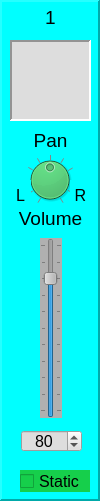
    <widget class="QFrame" name="frame_MidiMixer_Chan_1">
     <property name="geometry">
      <rect>
       <x>10</x>
       <y>10</y>
       <width>100</width>
       <height>501</height>
      </rect>
     </property>
     <property name="styleSheet">
      <string notr="true">background-color: rgb(0, 255, 255);</string>
     </property>
     <property name="frameShape">
      <enum>QFrame::Panel</enum>
     </property>
     <property name="frameShadow">
      <enum>QFrame::Raised</enum>
     </property>
     <property name="lineWidth">
      <number>2</number>
     </property>
     <property name="midLineWidth">
      <number>2</number>
     </property>
     <widget class="QSlider" name="verticalSlider_MidiMixerChanVol_1">
      <property name="geometry">
       <rect>
        <x>40</x>
        <y>238</y>
        <width>22</width>
        <height>180</height>
       </rect>
      </property>
      <property name="styleSheet">
       <string notr="true">background-color: rgb(176, 176, 176);</string>
      </property>
      <property name="maximum">
       <number>100</number>
      </property>
      <property name="value">
       <number>80</number>
      </property>
      <property name="orientation">
       <enum>Qt::Vertical</enum>
      </property>
      <property name="tickPosition">
       <enum>QSlider::TicksBothSides</enum>
      </property>
      <property name="tickInterval">
       <number>10</number>
      </property>
     </widget>
     <widget class="QDial" name="dial_MidiMixerChanPan_1">
      <property name="geometry">
       <rect>
        <x>25</x>
        <y>148</y>
        <width>50</width>
        <height>64</height>
       </rect>
      </property>
      <property name="styleSheet">
       <string notr="true">background-color: rgb(22, 207, 75);</string>
      </property>
      <property name="minimum">
       <number>-50</number>
      </property>
      <property name="maximum">
       <number>50</number>
      </property>
      <property name="notchTarget">
       <double>10.000000000000000</double>
      </property>
      <property name="notchesVisible">
       <bool>true</bool>
      </property>
     </widget>
     <widget class="QLabel" name="label">
      <property name="geometry">
       <rect>
        <x>27</x>
        <y>130</y>
        <width>47</width>
        <height>21</height>
       </rect>
      </property>
      <property name="font">
       <font>
        <pointsize>14</pointsize>
       </font>
      </property>
      <property name="text">
       <string>Pan</string>
      </property>
      <property name="alignment">
       <set>Qt::AlignCenter</set>
      </property>
     </widget>
     <widget class="QLabel" name="label_2">
      <property name="geometry">
       <rect>
        <x>10</x>
        <y>208</y>
        <width>81</width>
        <height>21</height>
       </rect>
      </property>
      <property name="font">
       <font>
        <pointsize>14</pointsize>
       </font>
      </property>
      <property name="text">
       <string>Volume</string>
      </property>
      <property name="alignment">
       <set>Qt::AlignCenter</set>
      </property>
     </widget>
     <widget class="QSpinBox" name="spinBox_MidiMixerChanVol_1">
      <property name="geometry">
       <rect>
        <x>21</x>
        <y>430</y>
        <width>61</width>
        <height>22</height>
       </rect>
      </property>
      <property name="font">
       <font>
        <pointsize>12</pointsize>
       </font>
      </property>
      <property name="styleSheet">
       <string notr="true">background-color: rgb(221, 221, 221);</string>
      </property>
      <property name="alignment">
       <set>Qt::AlignCenter</set>
      </property>
      <property name="buttonSymbols">
       <enum>QAbstractSpinBox::UpDownArrows</enum>
      </property>
      <property name="maximum">
       <number>100</number>
      </property>
      <property name="value">
       <number>80</number>
      </property>
     </widget>
     <widget class="QLabel" name="label_3">
      <property name="geometry">
       <rect>
        <x>30</x>
        <y>5</y>
        <width>41</width>
        <height>25</height>
       </rect>
      </property>
      <property name="font">
       <font>
        <pointsize>14</pointsize>
       </font>
      </property>
      <property name="text">
       <string>1</string>
      </property>
      <property name="alignment">
       <set>Qt::AlignCenter</set>
      </property>
     </widget>
     <widget class="QTextEdit" name="textEdit_MidiMixerChanText_1">
      <property name="geometry">
       <rect>
        <x>10</x>
        <y>40</y>
        <width>81</width>
        <height>81</height>
       </rect>
      </property>
      <property name="styleSheet">
       <string notr="true">background-color: rgb(221, 221, 221);</string>
      </property>
      <property name="frameShape">
       <enum>QFrame::Panel</enum>
      </property>
      <property name="lineWidth">
       <number>2</number>
      </property>
      <property name="midLineWidth">
       <number>2</number>
      </property>
      <property name="readOnly">
       <bool>true</bool>
      </property>
     </widget>
     <widget class="QLabel" name="label_49">
      <property name="geometry">
       <rect>
        <x>10</x>
        <y>180</y>
        <width>21</width>
        <height>31</height>
       </rect>
      </property>
      <property name="font">
       <font>
        <pointsize>12</pointsize>
       </font>
      </property>
      <property name="text">
       <string>L</string>
      </property>
      <property name="alignment">
       <set>Qt::AlignCenter</set>
      </property>
     </widget>
     <widget class="QLabel" name="label_50">
      <property name="geometry">
       <rect>
        <x>70</x>
        <y>180</y>
        <width>21</width>
        <height>31</height>
       </rect>
      </property>
      <property name="font">
       <font>
        <pointsize>12</pointsize>
       </font>
      </property>
      <property name="text">
       <string>R</string>
      </property>
      <property name="alignment">
       <set>Qt::AlignCenter</set>
      </property>
     </widget>
     <widget class="QCheckBox" name="checkBox_MidiMixerChanStaticVol_1">
      <property name="geometry">
       <rect>
        <x>20</x>
        <y>470</y>
        <width>70</width>
        <height>22</height>
       </rect>
      </property>
      <property name="font">
       <font>
        <pointsize>12</pointsize>
       </font>
      </property>
      <property name="styleSheet">
       <string notr="true">background-color: rgb(22, 207, 75);</string>
      </property>
      <property name="text">
       <string>Static</string>
      </property>
     </widget>
    </widget>
